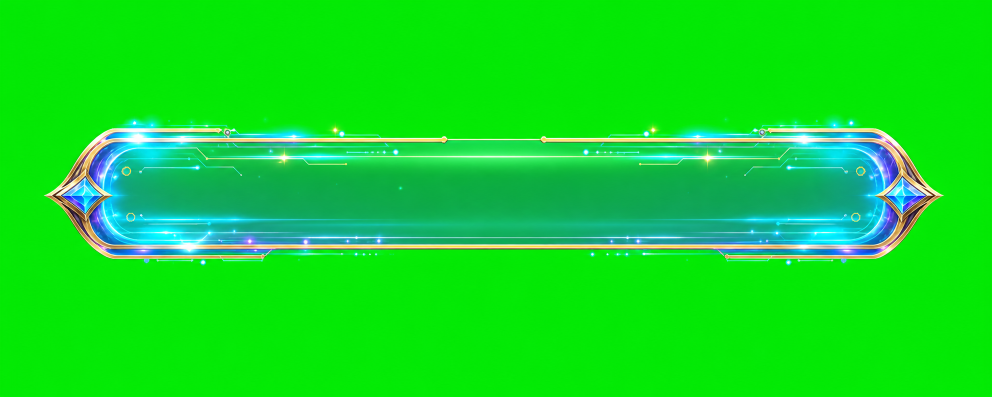
#> input picture qa/source/vslot_daily_bonus_countdown_charge_imagegen.png, 1983 x 793 px (shown at 1/2 size)
$ python -i slice_imagegen_daily_bonus_countdown_charge.py   (imports and definitions only)
#> lines starting #> are read from the running program, lines starting #| are printed output that depends on the picture
#!/usr/bin/env python3
from __future__ import annotations

from pathlib import Path

from PIL import Image, ImageDraw


from vslot_asset_toolchain import verify_asset_toolchain

# [1 line not run here, left out]

ROOT = Path(__file__).resolve().parents[1]
SOURCE = ROOT / "qa/source/vslot_daily_bonus_countdown_charge_imagegen.png"
OUT_DIR = ROOT / "app/src/main/res/drawable-nodpi"
OUT_CHARGE = OUT_DIR / "daily_bonus_countdown_charge.webp"
PREVIEW = ROOT / "qa/screenshots/daily_bonus_countdown_charge_contact_sheet.png"
ASSET_SIZE = (540, 144)


# [61 lines left out: functions is_chroma, remove_chroma_key, alpha_bbox, crop_charge, final_edge_clean, not called in this run]


def validate(image: Image.Image) -> tuple[tuple[int, int, int, int], int]:
    corner_alpha = [
        image.getpixel((0, 0))[3],
        image.getpixel((image.width - 1, 0))[3],
        image.getpixel((0, image.height - 1))[3],
        image.getpixel((image.width - 1, image.height - 1))[3],
    ]
    if any(corner_alpha):
        raise SystemExit(f"charge corners must be transparent, alpha={corner_alpha}")
    green_pixels = sum(
        1
        for r, g, b, a in image.getdata()
        if a > 0 and g >= 124 and g - r >= 44 and g - b >= 44
    )
    if green_pixels:
        raise SystemExit(f"charge still has strong chroma pixels: {green_pixels}")
    visible = sum(1 for pixel in image.getdata() if pixel[3] > 18)
    if not (7_000 <= visible <= 62_000):
        raise SystemExit(f"charge coverage outside expected range: {visible}")
    return alpha_bbox(image), visible


# [47 lines left out: functions paste_center, save_contact_sheet, main, not called in this run]


# [2 lines not run here, left out]

>>> import cv2
>>> picture = cv2.imread('../qa/source/vslot_daily_bonus_countdown_charge_imagegen.png', cv2.IMREAD_GRAYSCALE)
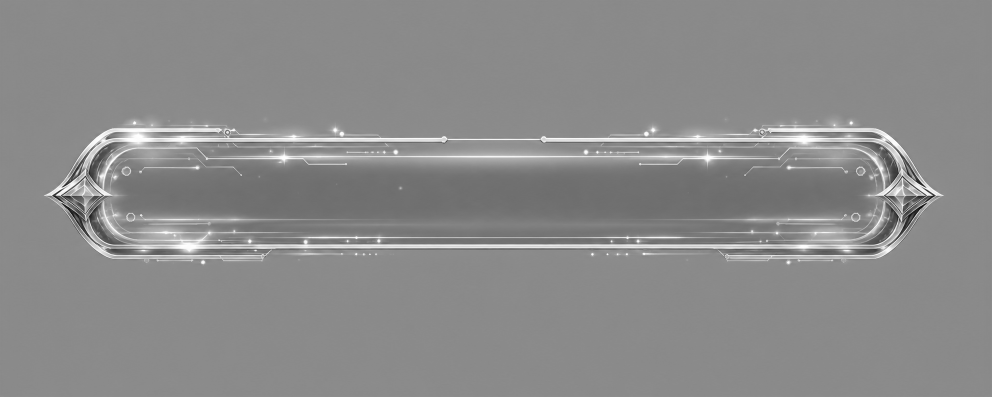
#> picture: shape (793, 1983) (shown at 1/2 size); min 1, max 255, mean 138.3
#> (the run stopped early here; a loop or call above may not have finished)
